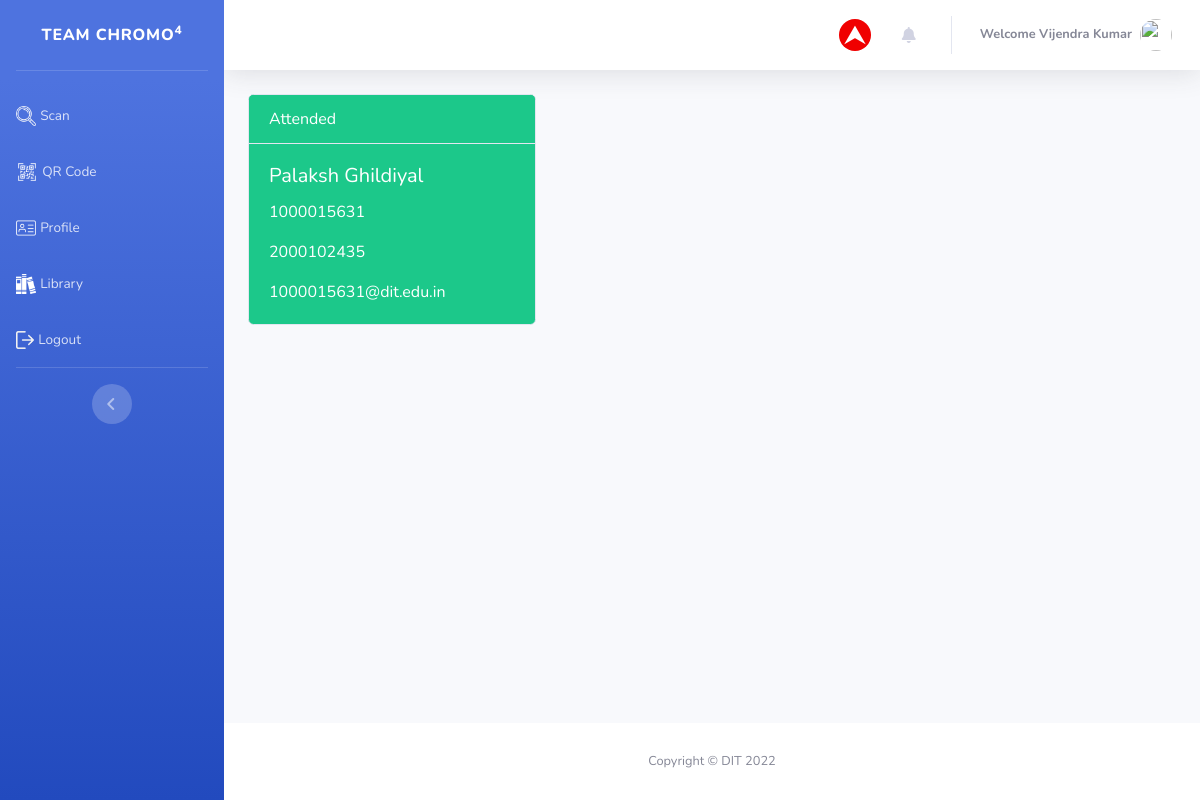
Page /end.php?id=53 (signed in) on the committed database.
### tables this page shows
CREATE TABLE `student` (
  `id` int(11) NOT NULL,
  `name` varchar(255) NOT NULL,
  `sap_id` int(11) NOT NULL,
  `roll_no` int(11) NOT NULL,
  `password` varchar(255) NOT NULL,
  `course` varchar(233) NOT NULL,
  `branch` varchar(255) NOT NULL,
  `email` varchar(255) NOT NULL,
  `joined` year(4) NOT NULL,
  `phone_no` bigint(20) NOT NULL,
  `status` int(11) NOT NULL,
  `subject1` varchar(122) NOT NULL,
  `subject2` varchar(122) NOT NULL,
  `subject3` varchar(122) NOT NULL,
  `subject4` varchar(233) NOT NULL,
  `subject5` varchar(233) NOT NULL,
  `hit1` int(11) NOT NULL,
  `hit2` int(11) NOT NULL,
  `hit3` int(11) NOT NULL,
  `hit4` int(11) NOT NULL,
  `hit5` int(11) NOT NULL,
  `image` varchar(233) NOT NULL
);

### function.php (called while the page is built, shortened)
<?php
function get_safe_value($str)
{
    global $con;
    if($str!='')
    return mysqli_real_escape_string($con,$str);
}
    ?>

### end.php (the view, shortened to what this page needs)
<?php
  include('header.php');
if(isset($_GET['id']) && $_GET['id']!='')
 {
    $id =get_safe_value($_GET['id']);
    if(mysqli_num_rows(mysqli_query($con,"select name from student where id ='$id' and status='1'"))>0)
    $res =mysqli_query($con,"select email from student where id ='$id' and status='1'");
    $row =mysqli_fetch_assoc($res);
    $email =$row['email'];
    $value =-1;
    if(mysqli_num_rows($sql =mysqli_query($con,"select * from student where email='$email'"))>0)
    {
        $zinc =mysqli_fetch_assoc($sql);
        $value =2;
    }
 }
 ?>
<div class="card text-white bg-success mb-3" style="max-width: 18rem;">
  <div class="bg-success card-header">Attended</div>
  <div class="card-body">
    <h5 class="card-title"><?php echo $zinc['name'] ?></h5>
    <?php if($value==2) {?>
    <p class="card-text"><?php echo $zinc['sap_id'] ?></p>
    <p class="card-text"><?php echo $zinc['roll_no'] ?></p>
    <?php } ?>
    <p class="card-text"><?php echo $email ?></p>
  </div>
</div>
</div>
</div>
  <?php
  include('footer.php')
?>

### css/time_table.css (style rules this page uses)
body { margin-top:20px; }

### rows in the picture
student: name "Palaksh Ghildiyal", sap "1000015631", roll_no "2000102435", email "1000015631@dit.edu.in"

### other values in the picture
$_SESSION['QR_USER_NAME'] "Vijendra Kumar"
